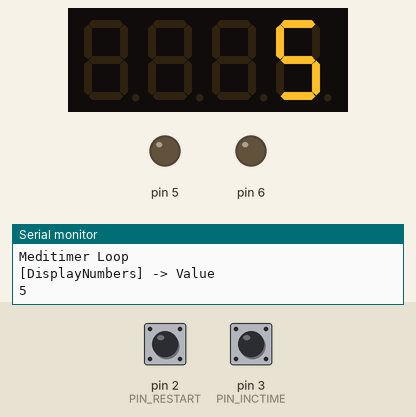
The sketch below on a simulated Arduino Uno, built with avr-gcc and run on an emulated ATmega328P. Shown: 4-digit seven-segment display, output pins drawn as LEDs (lit = HIGH), the last lines printed to the serial monitor. The inputs (shaded band) are chosen by the test bench; at power-on: pin 2 (PIN_RESTART) HIGH, pin 3 (PIN_INCTIME) HIGH.

Above: at 0.8 s.
0.9 s: pin 2 (PIN_RESTART) pulled LOW for 0.15 s
At 1.34 s:
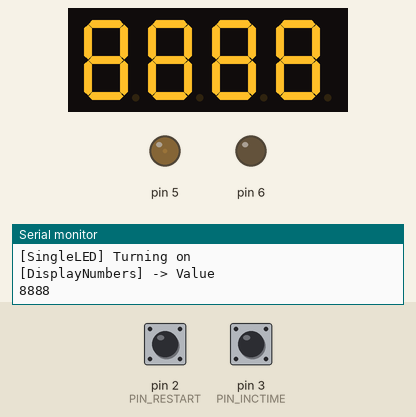
3.0 s: pin 3 (PIN_INCTIME) pulled LOW for 0.15 s
At 4.1 s:
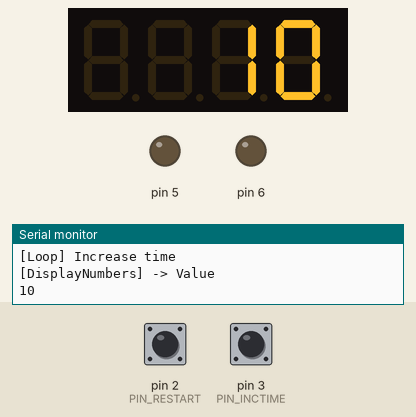
4.6 s: pin 3 (PIN_INCTIME) pulled LOW for 1 s
At 5.4 s:
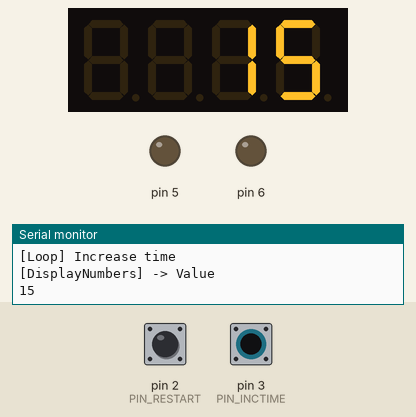
7.1 s: pin 2 (PIN_RESTART) pulled LOW for 1 s
At 7.54 s:
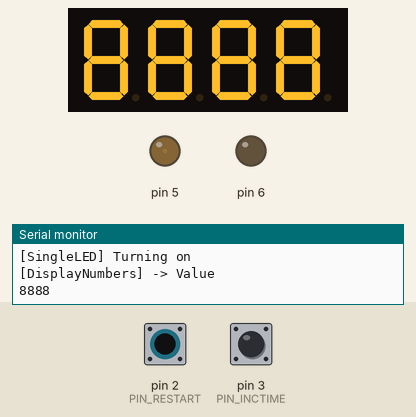
Timing chart, 0 to 10.1 s (numbered marks = the images above; inputs shaded):
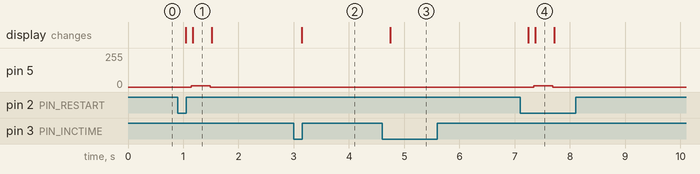

The sketch:

meditimer.ino
```cpp
#include "TM1637Display.h"

int PIN_INCTIME = 3;
int PIN_RESTART = 2;
unsigned int DEBOUNCE_COUNT = 2000;

unsigned char timer_duration = 5;
unsigned int acc_addtime = 0;
unsigned int acc_restart = 0;

typedef unsigned long int time;

time start_time = 0;
bool meditationEnded = true;


class SingleLED {
  u8 pwm_value;
  u8 pin_negative;
  u8 pin_positive;
  bool current_value;

  public:

  SingleLED(u8 pwm_value, u8 pin_positive, u8 pin_negative) {
    this->pwm_value = pwm_value;
    this->pin_negative = pin_negative;
    this->pin_positive = pin_positive;
    this->current_value = false;
  }

  void setup() {
    pinMode(this->pin_positive, OUTPUT);
    pinMode(this->pin_negative, OUTPUT);
    digitalWrite(this->pin_positive, 0);
    digitalWrite(this->pin_negative, 0);
  }

  void on() {
    if (this->current_value == false) {
      Serial.println(F("[SingleLED] Turning on"));
      analogWrite(this->pin_positive, this->pwm_value);
      this->current_value = true;
    }
  }

  void off() {
    if (this->current_value == true) {
      Serial.println(F("[SingleLED] Turning off"));
      digitalWrite(this->pin_positive, 0);
      this->current_value = false;
    }
  }
};


class DisplayNumbers {
private:
  enum DisplayType {
    None,
    Value,
    Done,
  };

  const uint8_t SEG_DONE[4] = {
    SEG_B | SEG_C | SEG_D | SEG_E | SEG_G,           // d
    SEG_A | SEG_B | SEG_C | SEG_D | SEG_E | SEG_F,   // O
    SEG_C | SEG_E | SEG_G,                           // n
    SEG_A | SEG_D | SEG_E | SEG_F | SEG_G            // E
    };

  int value;
  TM1637Display* display;
  DisplayType type;

  void refresh() {
    if (this->display == nullptr) {
      Serial.println(F("[DisplayNumbers] Display unavailable, ignoring refresh"));
      return;
    }

    switch(this->type) {
      case None:
        this->display->clear();
        break;
      case Done:
        this->display->setSegments(SEG_DONE);
        break;
      case Value:
        display->showNumberDec(this->value);
        break;
      default:
        Serial.println(F("ERROR: DisplayNumbers] Unknown display type"));
        Serial.println(this->type);
    }
  }
public:

  DisplayNumbers(u8 dio_pin, u8 clk_pin) {
    this->display = new TM1637Display(clk_pin, dio_pin);
    this->value = 0;
    this->type = None;
  }

  ~DisplayNumbers() {
    delete(this->display);
  }

  void setup() {
    Serial.println(F("[DisplayNumbers] Setup"));
    this->display->setBrightness(0);
    refresh();
  }

  void displayValue(int value) {
    if (this->type != Value || this->value != value) {
      Serial.println(F("[DisplayNumbers] -> Value"));
      Serial.println(value);
      this->type = Value;
      this->value = value;
      this->refresh();
    }
  }

  void displayDone() {
    if (this->type != Done) {
      Serial.println(F("[DisplayNumbers] -> DONE"));
      this->type = Done;
      this->refresh();
    }
  }

  void displayNothing() {
    if (this->type != None) {
      Serial.println(F("[DisplayNumbers] -> None"));
      this->type = None;
      this->refresh();
    }
  }

};


SingleLED endOfMeditationLed = SingleLED(8, 5, 6);
DisplayNumbers numbers = DisplayNumbers(8, 9);


void setup() {
  Serial.begin(115200);
  Serial.println(F("Meditimer Startup"));

  pinMode(PIN_INCTIME, INPUT_PULLUP);
  pinMode(PIN_RESTART, INPUT_PULLUP);

  endOfMeditationLed.setup();
  numbers.setup();

  start_time = seconds();

  Serial.println(F("Meditimer Loop"));
  while (true) {
    loop();
  }
}

time seconds() {
  return millis() / 1000;
}

void refreshScreen() {
  if (meditationEnded) {
    endOfMeditationLed.on();
    numbers.displayDone();
  } else {
    endOfMeditationLed.off();
    numbers.displayValue(timer_duration);
  }
}

void flashScreen() {
  endOfMeditationLed.off();
  numbers.displayNothing();
  delay(100);
  endOfMeditationLed.on();
  numbers.displayValue(8888);
  delay(300);
  numbers.displayNothing();
  endOfMeditationLed.off();
  refreshScreen();
}

void startOfMeditation() {
  if (meditationEnded) {
    meditationEnded = false;
  }
}

void endOfMeditation() {
  if (! meditationEnded) {
    meditationEnded = true;
    flashScreen();
  }
}

bool debounce(uint8_t pin, unsigned int &acc) {
  if (!digitalRead(pin)) {
    if (acc == DEBOUNCE_COUNT) {
      acc ++;
      return true;
    }
    if (acc < DEBOUNCE_COUNT) {
      acc ++;
    }
  } else {
    acc = 0;
  }
  return false;
}

void loop() {
  if (debounce(PIN_INCTIME, acc_addtime)) {
      Serial.println("[Loop] Increase time");
      timer_duration += 5;
  }

  if(debounce(PIN_RESTART, acc_restart)) {
      Serial.println("[Loop] Restart timer");
      start_time = seconds();
      flashScreen();
  }

  // Rollover after 45 minutes
  if (timer_duration > 45ul) {
    timer_duration = 5;
  }

  if (seconds() > start_time + ((time)timer_duration) * 60ul) {
    endOfMeditation();
  } else {
    startOfMeditation();
  }

  refreshScreen();

}
```

Measured:
- after the input at 0.9 s, pin 5: 0/255 → 8/255 after 0.25 s, → 0/255 0.34 s later; the display: first changes after 0.15 s (image 1 shows a later state)
- after the input at 3.0 s, the display: changes after 0.15 s (image 2)
- after the input at 4.6 s, the display: changes after 0.15 s (image 3)
- after the input at 7.1 s, pin 5: 0/255 → 8/255 after 0.25 s, → 0/255 0.34 s later; the display: first changes after 0.15 s (image 4 shows a later state)
